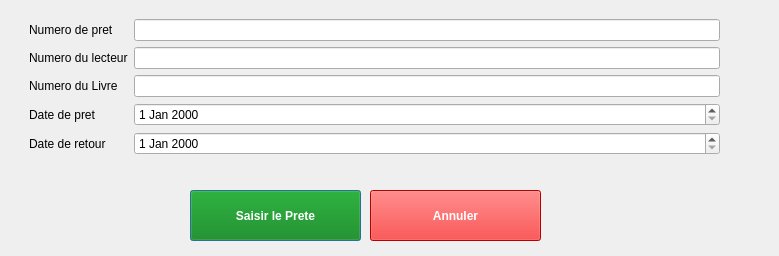
<?xml version="1.0" encoding="UTF-8"?>
<ui version="4.0">
 <class>prete</class>
 <widget class="QDialog" name="prete">
  <property name="geometry">
   <rect>
    <x>0</x>
    <y>0</y>
    <width>779</width>
    <height>256</height>
   </rect>
  </property>
  <property name="windowTitle">
   <string>saisir le prete</string>
  </property>
  <widget class="QWidget" name="formLayoutWidget">
   <property name="geometry">
    <rect>
     <x>29</x>
     <y>19</y>
     <width>691</width>
     <height>141</height>
    </rect>
   </property>
   <layout class="QFormLayout" name="formLayout">
    <item row="0" column="0">
     <widget class="QLabel" name="label">
      <property name="text">
       <string>Numero de pret</string>
      </property>
     </widget>
    </item>
    <item row="0" column="1">
     <widget class="QLineEdit" name="numeroDePret"/>
    </item>
    <item row="1" column="0">
     <widget class="QLabel" name="label_2">
      <property name="text">
       <string>Numero du lecteur</string>
      </property>
     </widget>
    </item>
    <item row="1" column="1">
     <widget class="QLineEdit" name="numeroLecteur"/>
    </item>
    <item row="2" column="0">
     <widget class="QLabel" name="label_3">
      <property name="text">
       <string>Numero du Livre</string>
      </property>
     </widget>
    </item>
    <item row="2" column="1">
     <widget class="QLineEdit" name="numeroLivre"/>
    </item>
    <item row="3" column="0">
     <widget class="QLabel" name="label_4">
      <property name="text">
       <string>Date de pret</string>
      </property>
     </widget>
    </item>
    <item row="4" column="0">
     <widget class="QLabel" name="label_5">
      <property name="text">
       <string>Date de retour</string>
      </property>
     </widget>
    </item>
    <item row="3" column="1">
     <widget class="QDateEdit" name="datePret"/>
    </item>
    <item row="4" column="1">
     <widget class="QDateEdit" name="dateRetour"/>
    </item>
   </layout>
  </widget>
  <widget class="QPushButton" name="SaisirLePrete">
   <property name="geometry">
    <rect>
     <x>190</x>
     <y>190</y>
     <width>171</width>
     <height>51</height>
    </rect>
   </property>
   <property name="styleSheet">
    <string notr="true">QPushButton{
background:green;
color:white;
font-weight:bold;
}</string>
   </property>
   <property name="text">
    <string>Saisir le Prete</string>
   </property>
  </widget>
  <widget class="QPushButton" name="annuler">
   <property name="geometry">
    <rect>
     <x>370</x>
     <y>190</y>
     <width>171</width>
     <height>51</height>
    </rect>
   </property>
   <property name="styleSheet">
    <string notr="true">QPushButton{
background:red;
color:white;
font-weight:bold;
}</string>
   </property>
   <property name="text">
    <string>Annuler</string>
   </property>
  </widget>
 </widget>
 <resources/>
 <connections/>
</ui>
